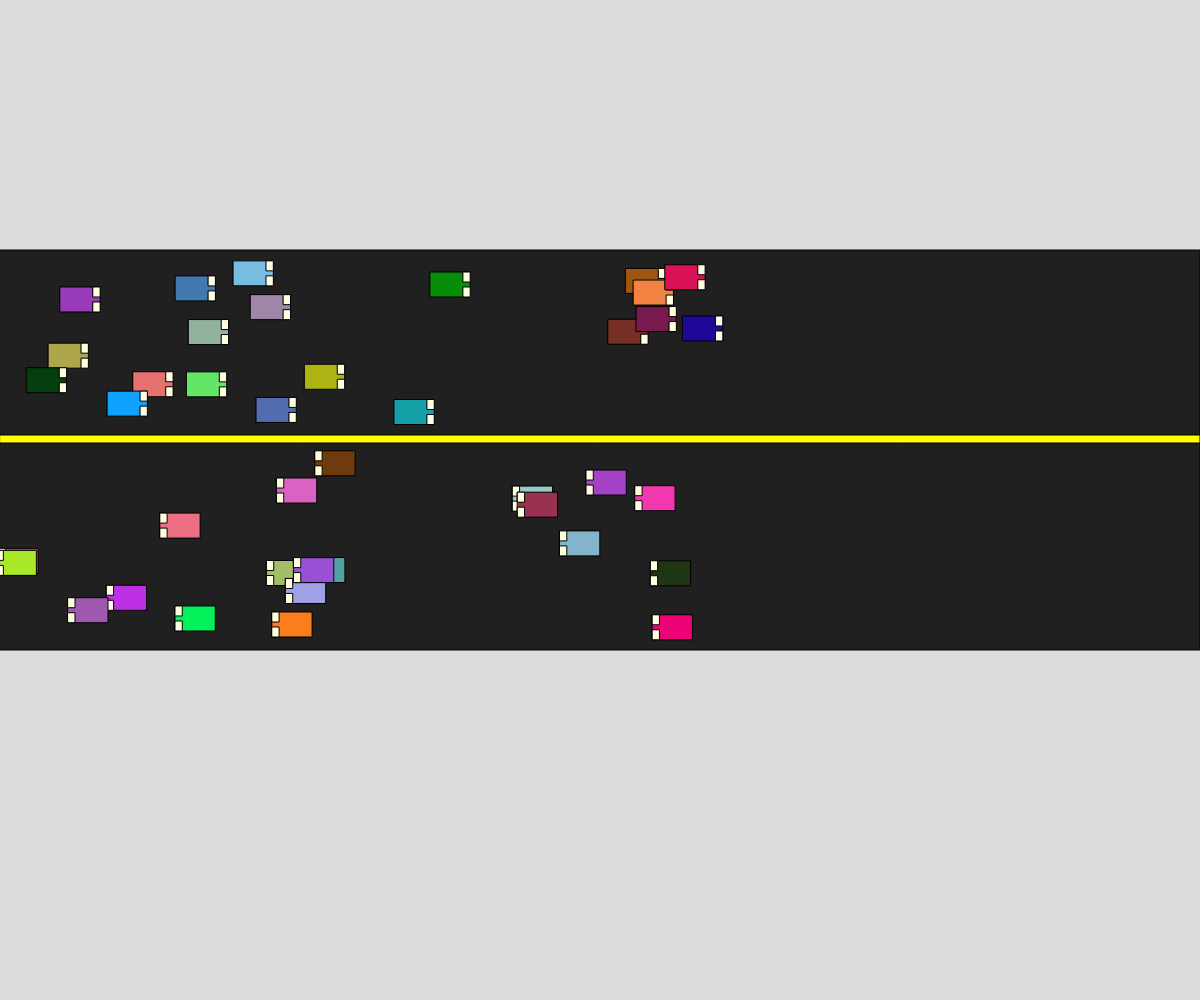
Frame 1 (no input)
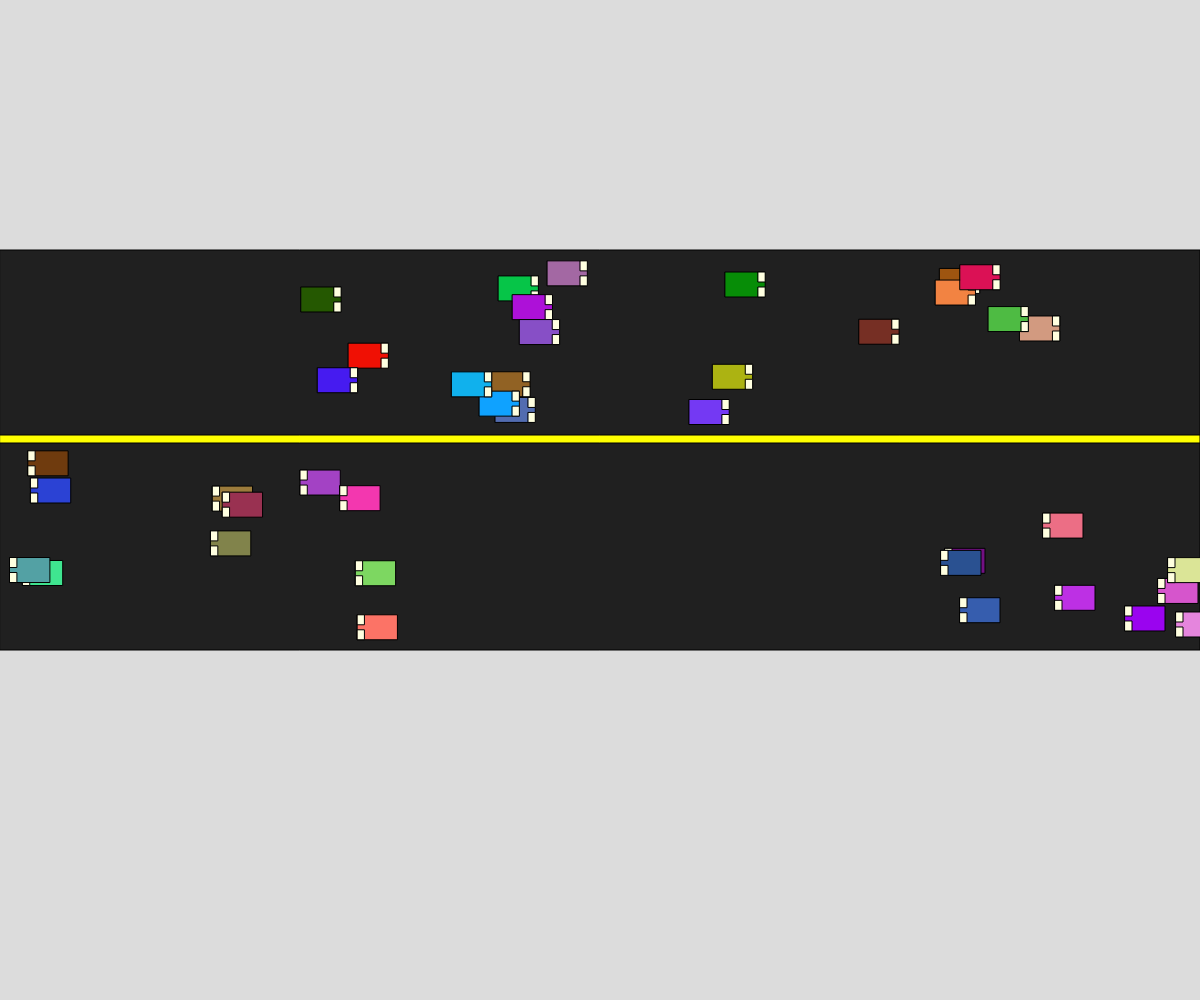
Frame 60 (no input)
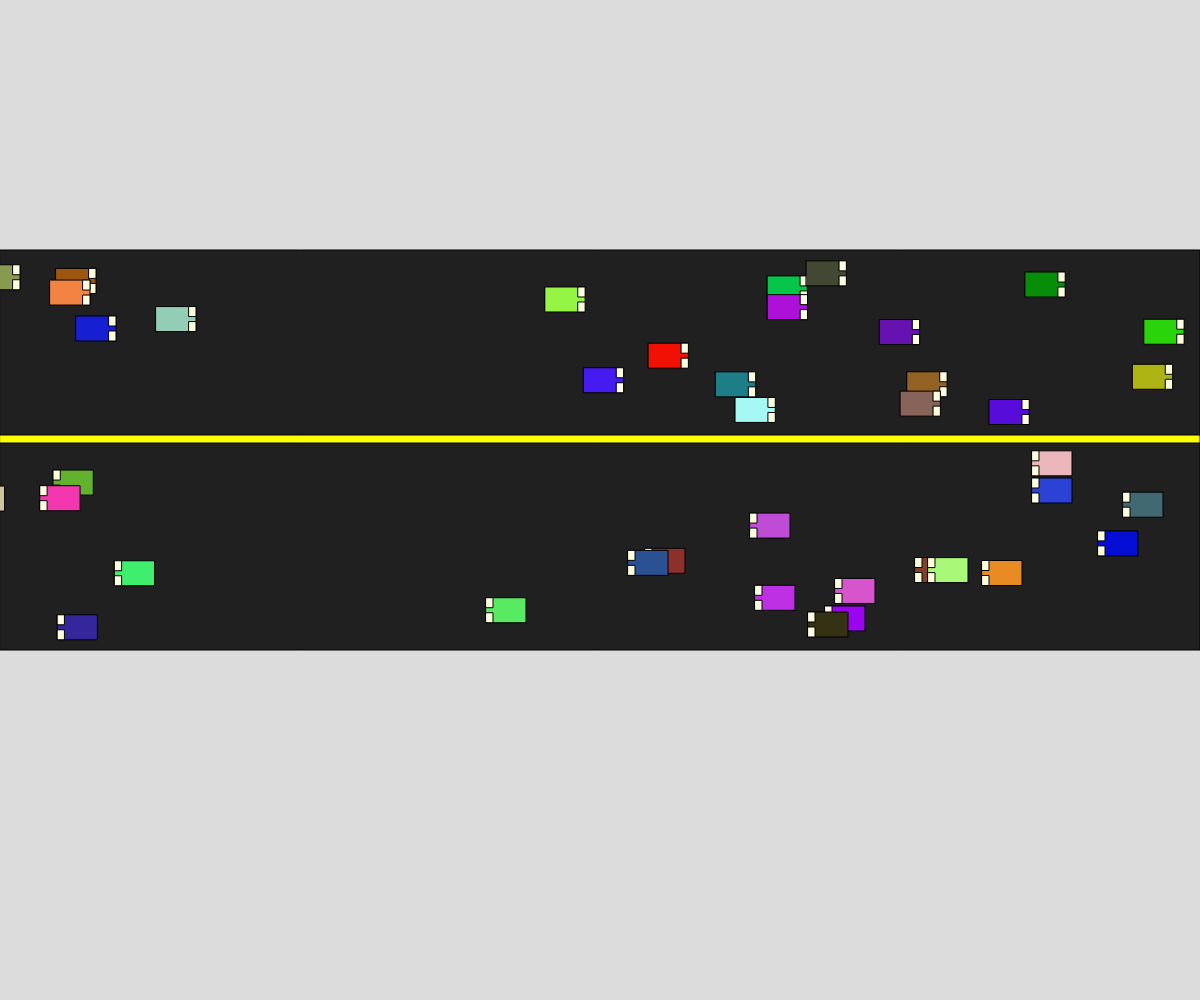
Frame 120 (the mouse pressed at the canvas centre since frame 60)

The p5.js sketch that drew these frames (run headless with seeded random() and noise() and a simulated clock; from frame 60 on, the mouse is pressed at the canvas centre):

// p5.js sketch
// ── sketch.js
// Project Title
// Your Name
// Date
//
// Extra for Experts:
// - describe what you did to take this project "above and beyond"

//global variables
let car;
let eastBound = [];
let westBound = [];



function setup() {
  createCanvas(windowWidth, windowHeight);
  
  car = new Vehicle(0, random(250, 400), 80, 35);



  //do this 20x

  for (let i = 0; i < 20; i++) {
    eastBound.push(new Vehicle(random(0, 700), random(250, 400), 40, 25));
  }

  for (let i = 0; i < 20; i++) {
    westBound.push(new Vehicle(random(0, 700), random(450, 615), 40, 25));
  }


}



function draw() {
  background(220);
  drawRoad();
  //loop through eastbound
  for (let e of eastBound) {
    e.action();
  }


  for (let w of westBound) {
    w.action();
  }



}











function drawRoad() {
  //make a two lane road seperated by a yellow dashed line
  fill("#202020");
  rect(0, 250, width, 400);
  fill("yellow");
  rect(0, 435, width, 8);
}




class Vehicle {
  constructor(x, y, w, h) {
    //properties related to position/display
    this.x = x; this.y = y; this.w = w; this.h = h;
    this.c = color(random(255), random(255), random(255));

    //properties related to movement
    this.xTime = random(10); this.yTime = random(10);
    this.timeShift = 0.01; this.maxSpeed = 5;


  }



  action(){
    // A collection of the classes
    this.move();
    this.speedUp();
    this.display();
    this.speedDown();
    this.changeColor();
  }







  //2 class methods
  display() {
    fill(this.c);
    rect(this.x, this.y, this.w, this.h);
    //for the front lights
    fill("LightYellow")
    if(this.y <409){
      rect(this.x + this.w - 7, this.y, 7, 10);
      rect(this.x + this.w - 7, this.y + this.h - 10, 7, 10);
    }
    if (this.y > 410) {
      rect(this.x + this.w - 40, this.y, 7,10);
      rect(this.x + this.w - 40, this.y + this.h - 10, 7, 10);
    }

  }

  



  move() {
    //movement for eastbound and westBound

    if (this.y < 400) {
      this.x += this.maxSpeed;
    }

    if (this.y > 410) {
      this.x -= this.maxSpeed;
    }


    //go back to the starting side
    if (this.x > windowWidth) this.x = -this.w;
    if (this.x + this.w < 0) this.x = windowWidth;




  }





  speedUp() {
    //self explainatory - a chance speed up 
    if (random(0, 100) < 1){
      this.maxSpeed += 1;
     
    }

    
    
  }

  speedDown(){
    // What the top class said - a chance to slow down
    if (random(0,100) < 1){
      while (this.maxSpeed >= 5)
      this.maxSpeed -= 1;
      
    }

  }

changeColor(){
  if (random(0, 100) < 1){
    this.c = color(random(255), random(255), random(255));
  }
}


}
